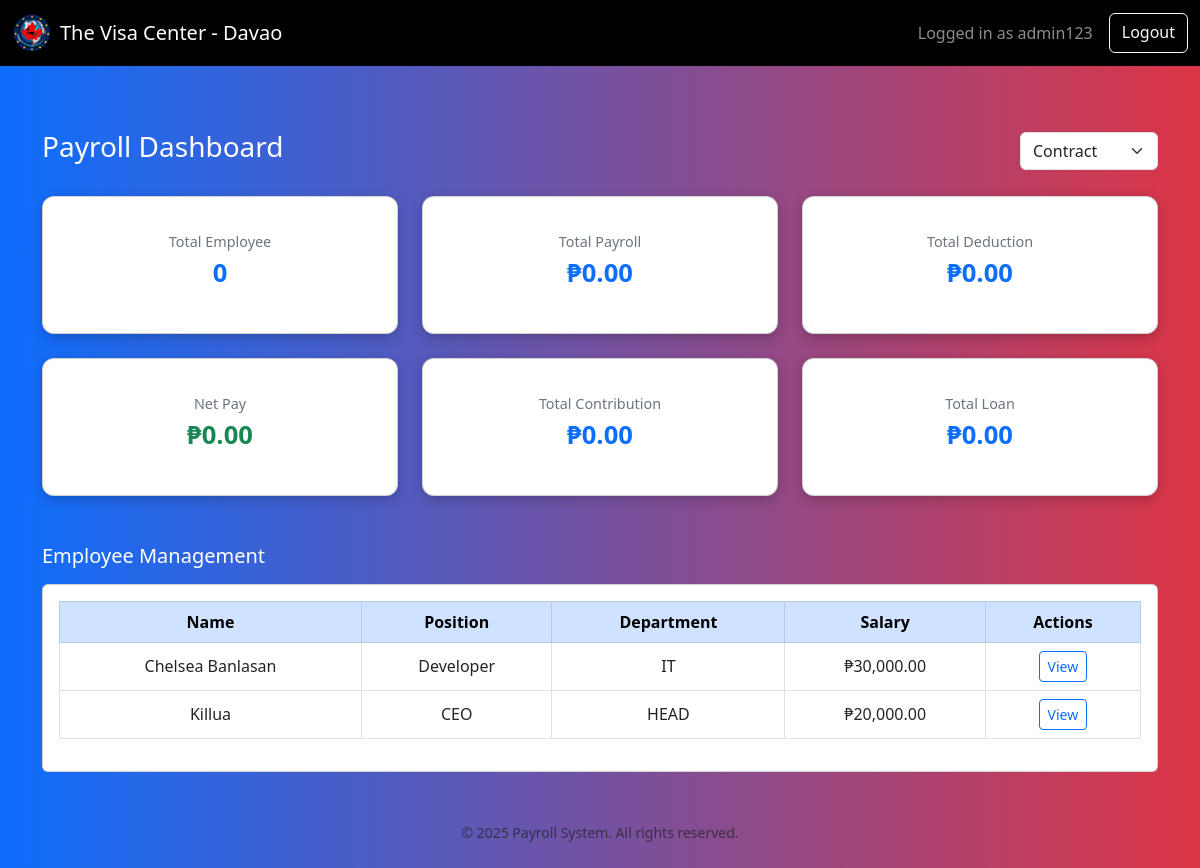
The app's page /payroll (signed in) with its own data.
### tables this page shows
CREATE TABLE users (
            id INTEGER PRIMARY KEY AUTOINCREMENT,
            username TEXT UNIQUE NOT NULL,
            password TEXT NOT NULL
        , role TEXT DEFAULT "user", status TEXT DEFAULT "approved");

CREATE TABLE employees (
    id INTEGER PRIMARY KEY AUTOINCREMENT,
    name TEXT NOT NULL,
    position TEXT NOT NULL,
    department TEXT NOT NULL,
    salary REAL NOT NULL,
    payroll_period TEXT NOT NULL
, date TEXT, photo TEXT, hourly_rate REAL);

### app.py (the view)
@app.route('/payroll', methods=['GET', 'POST'])
@login_required
def payroll_dashboard():
    conn = sqlite3.connect('database.db')
    conn.row_factory = sqlite3.Row
    c = conn.cursor()
    c.execute('SELECT DISTINCT payroll_period FROM employees ORDER BY payroll_period DESC')
    periods = [row['payroll_period'].title() for row in c.fetchall()]
    selected_period = request.args.get('payroll_period')
    if selected_period:
        c.execute('SELECT * FROM employees WHERE payroll_period = ?', (selected_period,))
    else:
        c.execute('SELECT * FROM employees ORDER BY payroll_period DESC')
    employees = c.fetchall()
    conn.close()
    return render_template('payroll_dashboard.html', employees=employees, periods=periods, selected_period=selected_period)

### app.py (called while the page is built)
@app.context_processor
def inject_year():
    return {'current_year': datetime.now().year}

@login_manager.user_loader
def load_user(user_id):
    conn = sqlite3.connect('database.db')
    c = conn.cursor()
    c.execute('SELECT * FROM users WHERE id = ?', (user_id,))
    row = c.fetchone()
    conn.close()
    return User(*row) if row else None

### templates/payroll_dashboard.html (shortened to what this page needs)
{% extends 'base.html' %}
{% block content %}
<div class="dashboard-wrapper container py-4">
  <div class="d-flex justify-content-between align-items-center mb-4">
    <h3 class="text-white">Payroll Dashboard</h3>
    <select class="form-select w-auto" name="contract_filter">
      <option selected>Contract</option>
    </select>
  </div>
  <div class="row g-4">
    <div class="col-md-4">
      <div class="card summary-card text-center">
        <div class="card-body">
          <h6>Total Employee</h6>
          <h2>{{ total_employees or 0 }}</h2>
        </div>
      </div>
    </div>
    <div class="col-md-4">
      <div class="card summary-card text-center">
        <div class="card-body">
          <h6>Total Payroll</h6>
          <h2>₱{{ "{:,.2f}".format(total_payroll or 0) }}</h2>
        </div>
      </div>
    </div>
    <div class="col-md-4">
      <div class="card summary-card text-center">
        <div class="card-body">
          <h6>Total Deduction</h6>
          <h2>₱{{ "{:,.2f}".format(total_deduction or 0) }}</h2>
        </div>
      </div>
    </div>
    <div class="col-md-4">
      <div class="card summary-card text-center">
        <div class="card-body">
          <h6>Net Pay</h6>
          <h2 class="text-success">₱{{ "{:,.2f}".format(net_pay or 0) }}</h2>
        </div>
      </div>
    </div>
    <div class="col-md-4">
      <div class="card summary-card text-center">
        <div class="card-body">
          <h6>Total Contribution</h6>
          <h2>₱{{ "{:,.2f}".format(total_contribution or 0) }}</h2>
        </div>
      </div>
    </div>
    <div class="col-md-4">
      <div class="card summary-card text-center">
        <div class="card-body">
          <h6>Total Loan</h6>
          <h2>₱{{ "{:,.2f}".format(total_loan or 0) }}</h2>
        </div>
      </div>
    </div>
  </div>
  <div class="mt-5">
    <h5 class="text-white mb-3">Employee Management</h5>
    <div class="card p-3">
      <table class="table table-bordered table-hover">
        <thead class="table-primary">
          <tr>
            <th>Name</th>
            <th>Position</th>
            <th>Department</th>
            <th>Salary</th>
            <th>Actions</th>
          </tr>
        </thead>
        <tbody>
          {% for emp in employees %}
          <tr>
            <td>{{ emp.name }}</td>
            <td>{{ emp.position }}</td>
            <td>{{ emp.department }}</td>
            <td>₱{{ "{:,.2f}".format(emp.salary or 0) }}</td>
            <td><a href="/payroll/{{ emp.id }}" class="btn btn-sm btn-outline-primary">View</a></td>
          </tr>
          {% else %}
          <tr>
            <td colspan="5" class="text-center text-muted">No employees found.</td>
          </tr>
          {% endfor %}
        </tbody>
      </table>
    </div>
  </div>
</div>
{% endblock %}

### templates/base.html (shortened to what this page needs)
<!DOCTYPE html>
<html lang="en">
<head>
  <link rel="stylesheet" href="https://cdn.jsdelivr.net/npm/bootstrap@5.3.0/dist/css/bootstrap.min.css">
  <link rel="stylesheet" href="https://cdn.jsdelivr.net/npm/bootstrap-icons@1.10.5/font/bootstrap-icons.css">
  <link rel="stylesheet" href="{{ url_for('static', filename='css/style.css') }}">
</head>
<body>
  <nav class="navbar navbar-expand-lg navbar-dark bg-black mb-4">
    <div class="container-fluid">
      <a class="navbar-brand d-flex align-items-center" href="/dashboard">
        <img src="{{ url_for('static', filename='img/raw.png') }}" alt="Logo" height="40" class="me-2">
        <span>The Visa Center - Davao</span>
      </a>
      <div class="d-flex">
        {% if current_user.is_authenticated %}
          <span class="navbar-text me-3">Logged in as {{ current_user.username }}</span>
          <a href="/logout" class="btn btn-outline-light">Logout</a>
        {% else %}
          <a href="/login" class="btn btn-outline-light me-2">Login</a>
          <a href="/register" class="btn btn-light">Register</a>
        {% endif %}
      </div>
    </div>
  </nav>
  {% block content %}{% endblock %}
  <footer class="text-center text-muted py-4">
    <small>&copy; {{ current_year }} Payroll System. All rights reserved.</small>
  </footer>
</body>
</html>

### static/css/style.css (style rules this page uses)
body { background: linear-gradient(to right, #0d6efd, #dc3545); min-height: 100vh; font-family: 'Segoe UI', sans-serif; color: #fff; }
.container { margin-top: 40px; color: #333; }
.summary-card { flex: 1; min-width: 200px; background-color: #f8f9fa; border-radius: 10px; padding: 20px; text-align: center; box-shadow: 0 4px 12px rgba(0, 0, 0, 0.1); }
.summary-card h6 { font-size: 0.9rem; color: #6c757d; }
.summary-card h2 { font-size: 1.6rem; font-weight: 700; color: #0d6efd; }
.table thead { background-color: #0d6efd; color: #fff; }
.table td, .table th { vertical-align: middle; text-align: center; }
body { background: linear-gradient(to right, #0d6efd, #dc3545); font-family: 'Segoe UI', sans-serif; min-height: 100vh; }
.dashboard-wrapper { color: #fff; }
.summary-card { background-color: #fff; border-radius: 12px; box-shadow: 0 4px 12px rgba(0, 0, 0, 0.2); }
.table-primary { background-color: #0d6efd; color: #fff; }

### records on screen
users: username "admin123"
employees: name "Chelsea Banlasan", position "Developer", department "IT", salary "30,000.00"
employees: name "Killua", position "CEO", department "HEAD", salary "20,000.00"

### other values on screen
{{ total_employees or 0 }} "0"
{{ "{:,.2f}".format(total_payroll or 0) }} "0.00"
{{ "{:,.2f}".format(total_deduction or 0) }} "0.00"
{{ "{:,.2f}".format(net_pay or 0) }} "0.00"
{{ "{:,.2f}".format(total_contribution or 0) }} "0.00"
{{ "{:,.2f}".format(total_loan or 0) }} "0.00"
